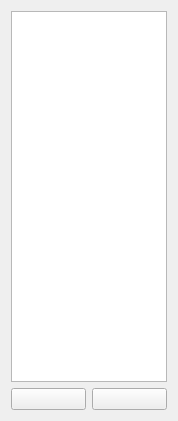
<?xml version="1.0" encoding="UTF-8"?>
<ui version="4.0">
 <class>PeerListForm</class>
 <widget class="QWidget" name="PeerListForm">
  <property name="geometry">
   <rect>
    <x>0</x>
    <y>0</y>
    <width>178</width>
    <height>421</height>
   </rect>
  </property>
  <property name="windowTitle">
   <string>Form</string>
  </property>
  <layout class="QGridLayout" name="gridLayout">
   <item row="0" column="0">
    <layout class="QVBoxLayout" name="verticalLayout">
     <item>
      <widget class="QListView" name="listView">
       <property name="sizePolicy">
        <sizepolicy hsizetype="Expanding" vsizetype="Expanding">
         <horstretch>0</horstretch>
         <verstretch>0</verstretch>
        </sizepolicy>
       </property>
       <property name="toolTip">
        <string>List of current peers</string>
       </property>
       <property name="whatsThis">
        <string>list of current peers</string>
       </property>
       <property name="gridSize">
        <size>
         <width>20</width>
         <height>20</height>
        </size>
       </property>
      </widget>
     </item>
     <item>
      <layout class="QHBoxLayout" name="horizontalLayout">
       <item>
        <widget class="QPushButton" name="pushButton">
         <property name="toolTip">
          <string>Add peer buttno</string>
         </property>
         <property name="statusTip">
          <string/>
         </property>
         <property name="whatsThis">
          <string>Add peer button</string>
         </property>
         <property name="text">
          <string/>
         </property>
         <property name="icon">
          <iconset theme=":add" resource="icons.qrc">
           <normaloff>:/add</normaloff>:/add</iconset>
         </property>
        </widget>
       </item>
       <item>
        <widget class="QPushButton" name="pushButton_2">
         <property name="toolTip">
          <string>remove peer button</string>
         </property>
         <property name="statusTip">
          <string>remove peer button</string>
         </property>
         <property name="text">
          <string/>
         </property>
         <property name="icon">
          <iconset theme=":delete" resource="icons.qrc">
           <normaloff>:/delete</normaloff>:/delete</iconset>
         </property>
        </widget>
       </item>
      </layout>
     </item>
    </layout>
   </item>
  </layout>
 </widget>
 <resources>
  <include location="icons.qrc"/>
 </resources>
 <connections/>
</ui>
